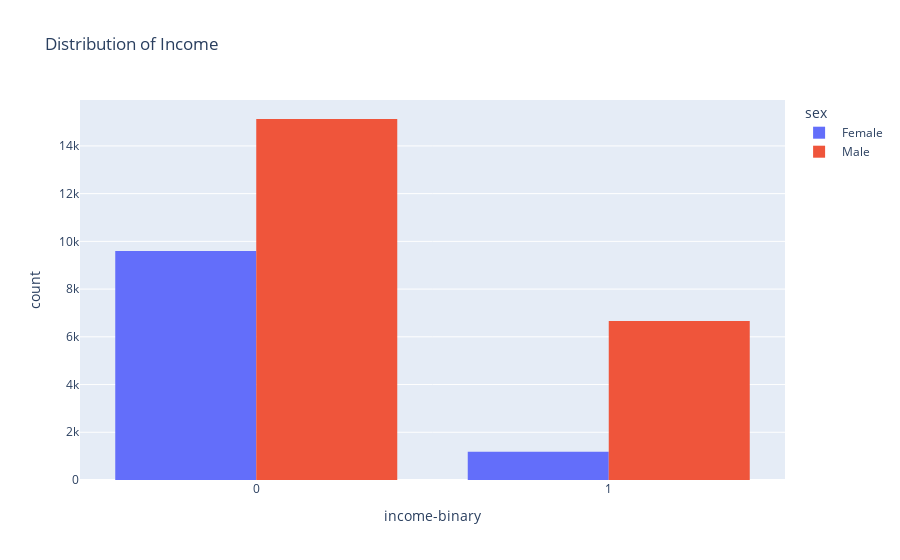

Notebook code for this chart:
### Code cell
fig=px.histogram(df, 
                 x=" income-binary",
                 color=" sex",
                 hover_data=df.columns,
                 title="Distribution of Income",
                 barmode="group")
fig.show()

### Figure 1 — Plotly figure (JSON) as saved in the notebook; plotly's stock layout.template omitted (floating-point values rounded to 4 significant figures; data arrays with more than 128 entries replaced by an {"elided": "..."} marker saying what was removed)
{"data": [{"alignmentgroup": "True", "bingroup": "x", "hovertemplate": " sex= Female<br> income-binary=%{x}<br>count=%{y}<extra></extra>", "legendgroup": " Female", "marker": {"color": "#636efa", "pattern": {"shape": ""}}, "name": " Female", "offsetgroup": " Female", "orientation": "v", "showlegend": true, "type": "histogram", "x": {"elided": "10771 int values"}, "xaxis": "x", "yaxis": "y"}, {"alignmentgroup": "True", "bingroup": "x", "hovertemplate": " sex= Male<br> income-binary=%{x}<br>count=%{y}<extra></extra>", "legendgroup": " Male", "marker": {"color": "#EF553B", "pattern": {"shape": ""}}, "name": " Male", "offsetgroup": " Male", "orientation": "v", "showlegend": true, "type": "histogram", "x": {"elided": "21790 int values"}, "xaxis": "x", "yaxis": "y"}], "layout": {"autosize": true, "barmode": "group", "legend": {"title": {"text": " sex"}, "tracegroupgap": 0}, "title": {"text": "Distribution of Income"}, "xaxis": {"anchor": "y", "autorange": true, "domain": [0, 1], "range": [-0.5, 1.5], "title": {"text": " income-binary"}, "type": "linear"}, "yaxis": {"anchor": "x", "autorange": true, "domain": [0, 1], "range": [0, 15920.0], "title": {"text": "count"}}}}
